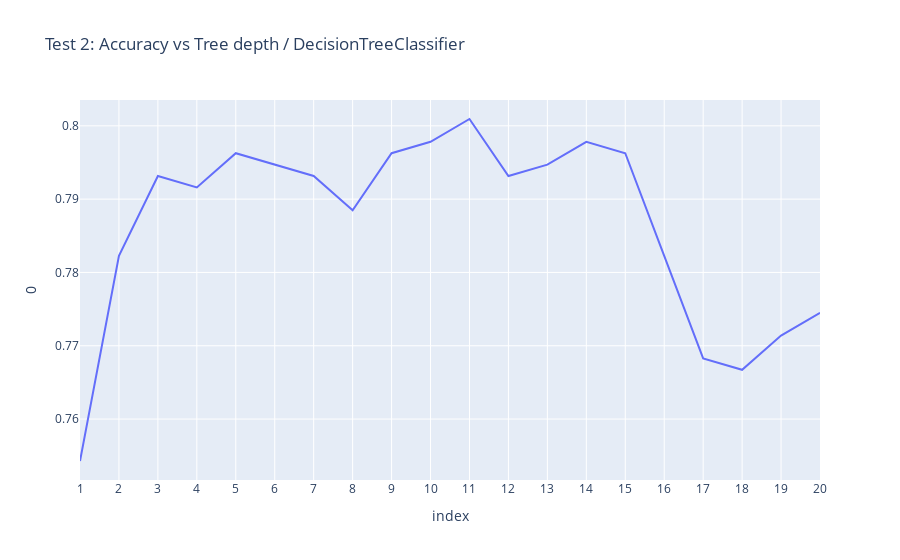

The cell this chart's notebook holds for it:
### Markdown cell above
#### Let's put it on the graph:

### Code cell
tree_results = pd.DataFrame.from_dict(treee_predictions, orient='index')
fig = px.line(tree_results, x=tree_results.index, y = 0, title='Test 2: Accuracy vs Tree depth / DecisionTreeClassifier')
fig.show()

### Figure 1 — Plotly figure (JSON) as saved in the notebook; plotly's stock layout.template omitted (floating-point values rounded to 4 significant figures)
{"data": [{"hovertemplate": "index=%{x}<br>0=%{y}<extra></extra>", "legendgroup": "", "line": {"color": "#636efa", "dash": "solid"}, "marker": {"symbol": "circle"}, "mode": "lines", "name": "", "orientation": "v", "showlegend": false, "type": "scatter", "x": ["1", "2", "3", "4", "5", "6", "7", "8", "9", "10", "11", "12", "13", "14", "15", "16", "17", "18", "19", "20"], "xaxis": "x", "y": [0.7543, 0.7823, 0.7932, 0.7916, 0.7963, 0.7947, 0.7932, 0.7885, 0.7963, 0.7978, 0.8009, 0.7932, 0.7947, 0.7978, 0.7963, 0.7823, 0.7683, 0.7667, 0.7714, 0.7745], "yaxis": "y"}], "layout": {"legend": {"tracegroupgap": 0}, "title": {"text": "Test 2: Accuracy vs Tree depth / DecisionTreeClassifier"}, "xaxis": {"anchor": "y", "domain": [0, 1], "title": {"text": "index"}}, "yaxis": {"anchor": "x", "domain": [0, 1], "title": {"text": "0"}}}}
